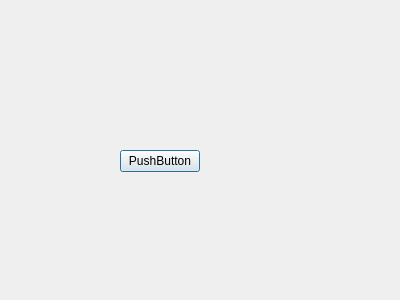
<?xml version="1.0" encoding="UTF-8"?>
<ui version="4.0">
 <class>SecDialog</class>
 <widget class="QDialog" name="SecDialog">
  <property name="geometry">
   <rect>
    <x>0</x>
    <y>0</y>
    <width>400</width>
    <height>300</height>
   </rect>
  </property>
  <property name="windowTitle">
   <string>Dialog</string>
  </property>
  <widget class="QPushButton" name="pushButton">
   <property name="geometry">
    <rect>
     <x>120</x>
     <y>150</y>
     <width>80</width>
     <height>22</height>
    </rect>
   </property>
   <property name="text">
    <string>PushButton</string>
   </property>
  </widget>
 </widget>
 <resources/>
 <connections/>
</ui>
